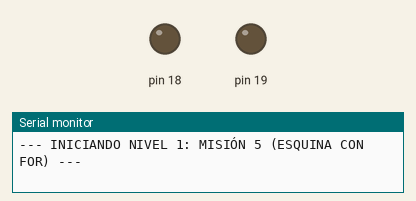
A sketch run on a simulated Arduino Uno, built with avr-gcc and run on an emulated ATmega328P. Shown: output pins drawn as LEDs (lit = HIGH), the last lines printed to the serial monitor.

Above: at 0.1 s.
At 7.1 s:
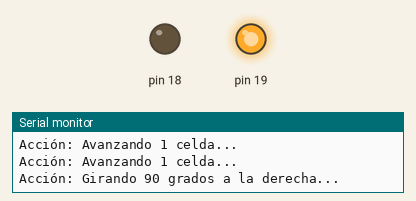
At 7.7 s:
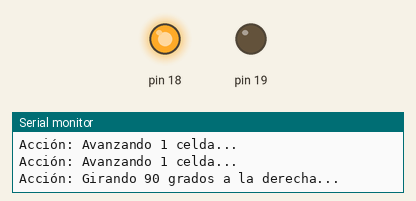
Timing chart, 0 to 9.2 s (numbered marks = the images above):
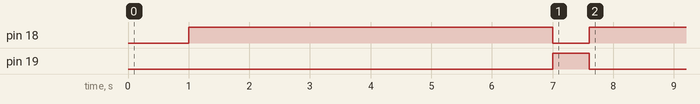

The sketch:

mision_5_esquina_for.ino
```cpp
/**
 * @file mision_5_esquina_for.ino
 * @brief Nivel 1 - Misión 5: Esquina con For
 * @details Avanzar por un pasillo recto usando repetición y luego girar hacia la meta lateral.
 * @author Sistema BEKIE / WIRED
 */

#include "../logic.h"

void setup() {
  Serial.begin(115200);
  Serial.println("--- INICIANDO NIVEL 1: MISIÓN 5 (ESQUINA CON FOR) ---");

  inicializarHardware();
  delay(1000);

  // 1. Primer tramo recto (Avanzar 4 celdas)
  Serial.println("[FOR 1] Avanzando 4 celdas...");
  for (int i = 0; i < 4; i++) {
    avanzarPaso();
    delay(100);
  }

  // 2. Giro en la esquina
  girarDerecha90();
  delay(300);

  // 3. Segundo tramo recto (Avanzar 4 celdas)
  Serial.println("[FOR 2] Avanzando 4 celdas...");
  for (int i = 0; i < 4; i++) {
    avanzarPaso();
    delay(100);
  }

  detenerRobot();
  Serial.println("--- MISIÓN 5 COMPLETADA ---");
}

void loop() {
}
```
